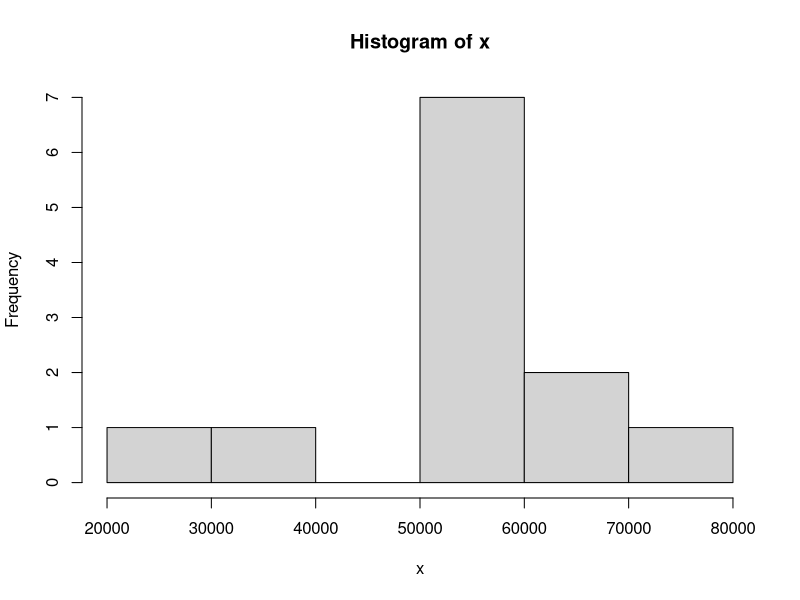
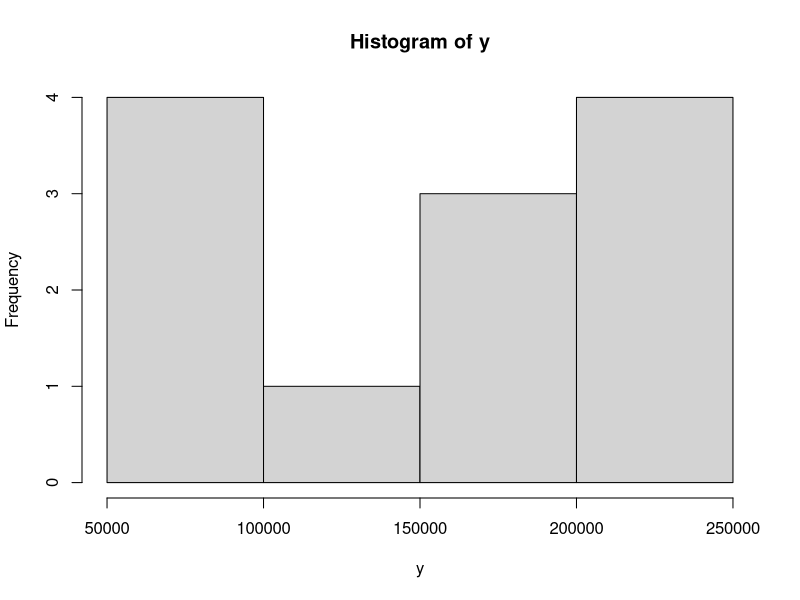
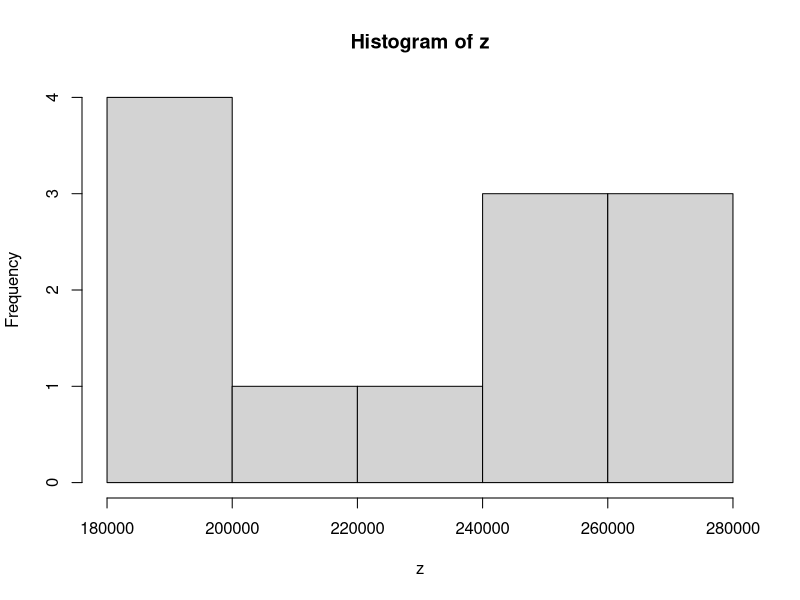
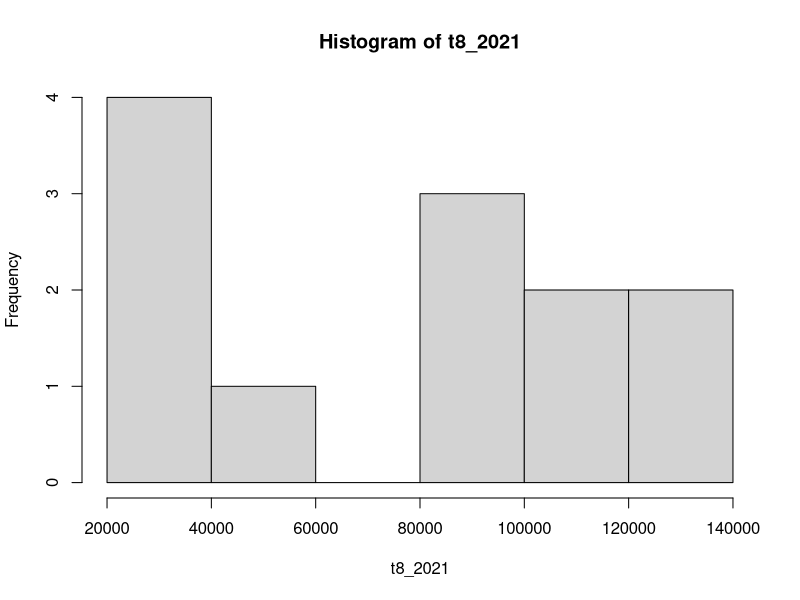
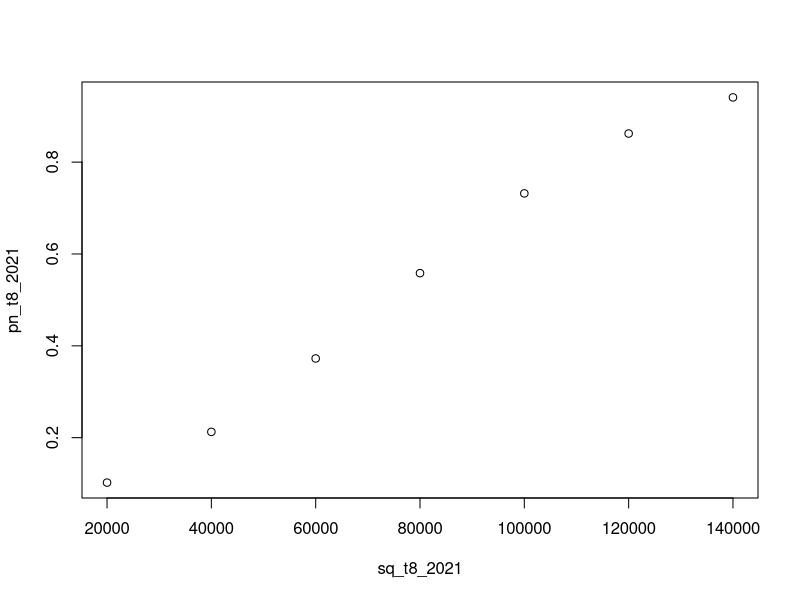
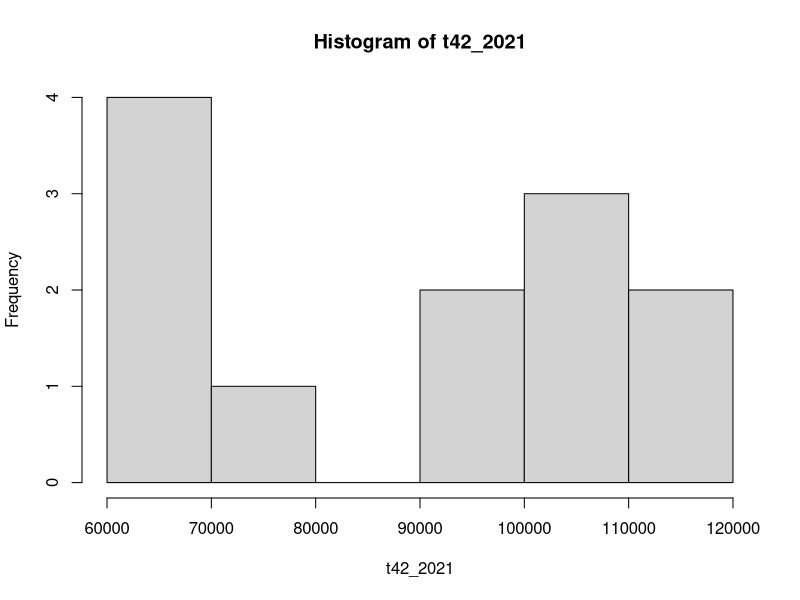
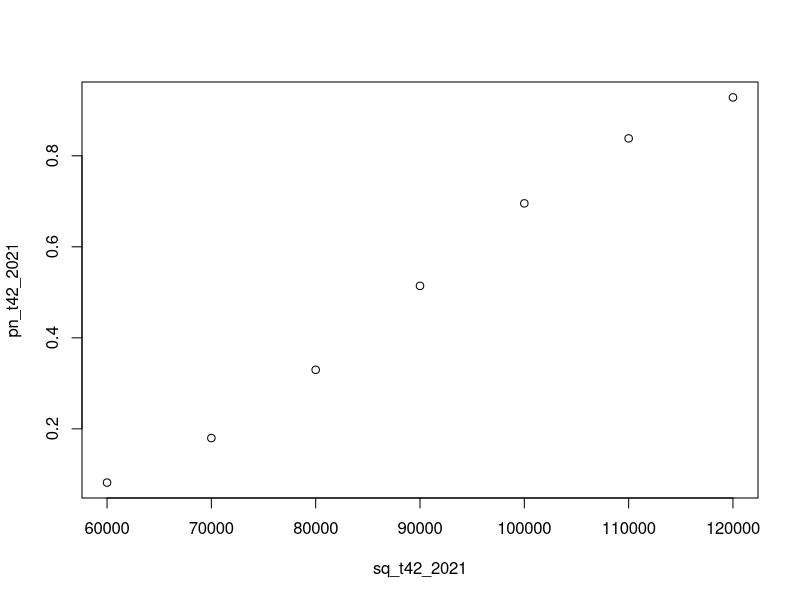
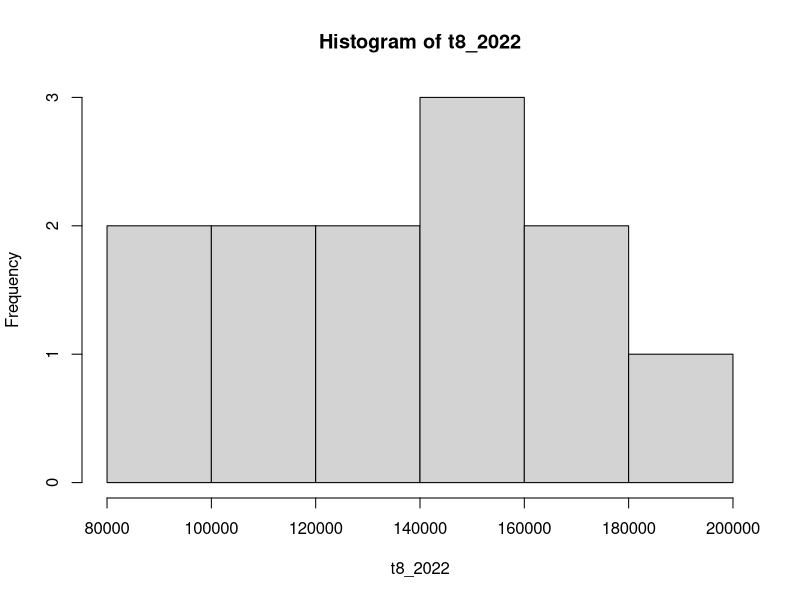

Write R code to recreate these figures, in order. (Note: this script raises an error after producing the figures.)
#Original immigrant data FY 2020
x = c(61159, 57524,56186,52254,54884,51869,29743,39877,50086,53672,65707,73861)

#histogram for FY 2020
hist(x)

#original immigrant data FY 2021
y = c(90585,89072,92746,95276,115559,192025,196190,198459,207823,233919,231243,213622)

#Histogram for FY 2021
hist(y)

#Original immigrant data FY 2022
z = c(187136,198553,205691,186808,190578,250404,262109,274992,247523,238929,251521,272338)

#Histogram for FY 2022
hist(z)

#Title 8 data in FY2021
t8_2021 = c(24787, 25265, 29628, 30495, 40995, 82404, 83292, 84674, 102369, 136898, 134681, 109956)

#Title 8 data in FY2021 histogram
hist(t8_2021)

mean(t8_2021)

sd(t8_2021)

#calculating sequence from histogram
sq_t8_2021 = seq(20000,140000,by=20000)

#calculating probability for FY 2022
dn_t8_2021 = dnorm(sq_t8_2021,mean(t8_2021),sd(t8_2021))

#calculating probability for FY 2022
pn_t8_2021 = pnorm(sq_t8_2021,mean(t8_2021),sd(t8_2021))

plot(sq_t8_2021,pn_t8_2021)

#Title 42 data in FY2021
t42_2021 = c(65798,63807,63118,64781,74564,109621,112898,113785,105454,97021,96562,103666)

#Title 42 data in FY2021 histogram
hist(t42_2021)

mean(t42_2021)

sd(t42_2021)

#calculating sequence from histogram
sq_t42_2021 = seq(60000,120000,by=10000)

#calculating probability for FY 2022
dn_t42_2021 = dnorm(sq_t42_2021,mean(t42_2021),sd(t42_2021))

#calculating probability for FY 2022
pn_t42_2021 = pnorm(sq_t42_2021,mean(t42_2021),sd(t42_2021))

plot(sq_t42_2021,pn_t42_2021)

#Title 8 data in FY2022
t8_2022 = c(91685,107567,122327,105930,96110,136737,159835,166915,150005,157890,172741,194874)

#Title 8 data in FY2022 histogram
hist(t8_2022)

mean(t8_2022)

sd(t8_2022)

#calculating sequence from histogram
sq_t8_2022 = seq(80000,200000,by=20000)

#calculating probability for FY 2022
dn_t8_2022 = dnorm(sq_t8_2022,mean(t8_2022),sd(t8_2022))

#calculating probability for FY 2022
pn_t8_2022 = pnorm(sq_t8_2022,mean(t8_2022),sd(t8_2022))

plot(sq_t8_2022,pn_t8_2022)

#Title 42 data in FY2022
t42_2022 = c(95451,90986,83364,80878,94468,113667,102274,108077,97518,81039,78780,77464)

#Title 42 data in FY2022 histogram
hist(t42_2022)

mean(t42_2022)

sd(t42_2022)

#calculating sequence from histogram
sq_t42_2022 = seq(70000,120000,by=10000)

#calculating probability for FY 2022
dn_t42_2022 = dnorm(sq_t42_2022,mean(t42_2022),sd(t42_2022))

#calculating probability for FY 2022
pn_t42_2022 = pnorm(sq_t42_2022,mean(t42_2022),sd(t42_2022))

plot(sq_t42_2022,pn_t42_2022)

#Data in Southwestern border in FY 2021
sw_fy_2021 = c(71929,72113,73994,78414,101099,173277,178795,180597,189034,213593,209840,192001)

hist(sw_fy_2021)

mean(sw_fy_2021)

sd(sw_fy_2021)

#calculating sequence from histogram
sq_sw_fy_2021 = seq(50000,250000,by=50000)

#calculating probability for FY 2022
dn_sw_fy_2021 = dnorm(sq_sw_fy_2021,mean(sw_fy_2021),sd(sw_fy_2021))

#calculating probability for FY 2022
pn_sw_fy_2021 = pnorm(sq_sw_fy_2021,mean(sw_fy_2021),sd(sw_fy_2021))

plot(sq_sw_fy_2021,pn_sw_fy_2021)

#Data in Southwestern border in FY 2022
sw_fy_2022 = c(164837,174845,179253,154874,166010,222574,235785,241136,207834,200162,204087,227547)

hist(sw_fy_2022)

mean(sw_fy_2022)

sd(sw_fy_2022)

#calculating sequence from histogram
sq_sw_fy_2022 = seq(140000,260000,by=20000)

#calculating probability for FY 2022
dn_sw_fy_2022 = dnorm(sq_sw_fy_2022,mean(sw_fy_2022),sd(sw_fy_2022))

#calculating probability for FY 2022
pn_sw_fy_2022 = pnorm(sq_sw_fy_2022,mean(sw_fy_2022),sd(sw_fy_2022))

plot(sq_sw_fy_2022,pn_sw_fy_2022)

#Data in Southwestern border Title 8 encounters in FY 2021
sw_t8_fy_2021 = c(7035,8883,11652,14110,26834,64028,66205,67205,84106,117341,114433,89328)

hist(sw_t8_fy_2021)

mean(sw_t8_fy_2021)

sd(sw_t8_fy_2021)

#calculating sequence from histogram
sq_sw_t8_fy_2021 = seq(0,120000,by=20000)

#calculating probability for FY 2022
dn_sw_t8_fy_2021 = dnorm(sq_sw_t8_fy_2021,mean(sw_t8_fy_2021),sd(sw_t8_fy_2021))

#calculating probability for FY 2022
pn_sw_t8_fy_2021 = pnorm(sq_sw_t8_fy_2021,mean(sw_t8_fy_2021),sd(sw_t8_fy_2021))

plot(sq_sw_t8_fy_2021,pn_sw_t8_fy_2021)

#Data in Southwestern border Title 42 encounters in FY 2021
sw_t42_fy_2021 = c(64894,63230,62342,64304,74265,109249,112590,113392,104928,96252,95407,102673)

hist(sw_t42_fy_2021)

mean(sw_t42_fy_2021)

sd(sw_t42_fy_2021)

#calculating sequence from histogram
sq_sw_t42_fy_2021 = seq(60000,120000,by=10000)

#calculating probability for FY 2022
dn_sw_t42_fy_2021 = dnorm(sq_sw_t42_fy_2021,mean(sw_t42_fy_2021),sd(sw_t42_fy_2021))

#calculating probability for FY 2022
pn_sw_t42_fy_2021 = pnorm(sq_sw_t42_fy_2021,mean(sw_t42_fy_2021),sd(sw_t42_fy_2021))

plot(sq_sw_t42_fy_2021,pn_sw_t42_fy_2021)

#Data in Southwestern border Title 8 encounters in FY 2022
sw_t8_fy_2022 = c(70314,84658,97100,75159,72857,110493,135211,135362,113154,122456,129378,153295)

hist(sw_t8_fy_2022)

mean(sw_t8_fy_2022)

sd(sw_t8_fy_2022)

#calculating sequence from histogram
sq_sw_t8_fy_2022 = seq(60000,160000,by=20000)

#calculating probability for FY 2022
dn_sw_t8_fy_2022 = dnorm(sq_sw_t8_fy_2022,mean(sw_t8_fy_2022),sd(sw_t8_fy_2022))

#calculating probability for FY 2022
pn_sw_t8_fy_2022 = pnorm(sq_sw_t8_fy_2022,mean(sw_t8_fy_2022),sd(sw_t8_fy_2022))

plot(sq_sw_t8_fy_2022,pn_sw_t8_fy_2022)

#Data in Southwestern border Title 42 encounters in FY 2022
sw_t42_fy_2022 = c(94523,90187,82153,79715,93153,112081,100574,105774,94680,77706,74709,74252)

hist(sw_t42_fy_2022)

mean(sw_t42_fy_2022)

sd(sw_t42_fy_2022)

#calculating sequence from histogram
sq_sw_t42_fy_2022 = seq(70000,120000,by=10000)

#calculating probability for FY 2022
dn_sw_t42_fy_2022 = dnorm(sq_sw_t42_fy_2022,mean(sw_t42_fy_2022),sd(sw_t42_fy_2022))

#calculating probability for FY 2022
pn_sw_t42_fy_2022 = pnorm(sq_sw_t42_fy_2022,mean(sw_t42_fy_2022),sd(sw_t42_fy_2022))

plot(sq_sw_t42_fy_2022,pn_sw_t42_fy_2022)

#Rob Portman's estimate only about half of them even show up for their court cases in fy2021
rp_court_21 = round(sw_fy_2021*0.5, 0)

#Rob Portman's estimate “only 15% of them qualify” for asylum
rp_ashylum_21 = round(sw_fy_2021*0.5, 0)

#Rob Portman's estimate only about half of them even show up for their court cases in fy 2022
rp_court_22 = round(sw_fy_2022*0.5, 0)

#Rob Portman's estimate “only 15% of them qualify” for asylum
rp_ashylum_22 = round(sw_fy_2022*0.5, 0)

#Doing T-test for fiscal year 2021 data
t.test(t8_2021,t42_2021,alternative="greater", paired=TRUE, conf.level=0.95)

df = data.frame( 
  group = rep(c("Titie 8", "Title 42"), each = 12),
  fy_2021_data = c(t8_2021,  t42_2021)
)

library(dplyr)
group_by(df, group) %>%
  summarise(
    count = n(),
    mean = mean(fy_2021_data, na.rm = TRUE),
    sd = sd(fy_2021_data, na.rm = TRUE)
  )

library(ggpubr)
ggboxplot(df, x = "group", y = "fy_2021_data", 
          color = "group", palette = c("#00AFBB", "#E7B800"),
          ylab = "fiscal year 2021 immigrants", xlab = "Groups")


#calculating mean for fy 2020
mean(x)

#calculating mean for fy 2021
mean(y)

#calculating mean for fy 2022
mean(z)

#Calculating Standard derivation for FY 2020
sd(x)

#Calculating Standard derivation for FY 2021
sd(y)

#Calculating Standard derivation for FY 2022
sd(z)

#calculating sequence for FY 2020
sq1 = seq(20000,80000,by=10000)

#calculating probability for FY 2020
dn1 = dnorm(sq1,mean(x),sd(x))

#calculating probability for FY 2020
pn1 = pnorm(sq1,mean(x),sd(x))

plot(sq1,pn1)

#calculating sequence for FY 2021
sq2 = seq(50000,250000,by=50000)

#calculating probability for FY 2021
dn2 = dnorm(sq2,mean(y),sd(y))

#calculating probability for FY 2021
pn2 = pnorm(sq2,mean(y),sd(y))

plot(sq2,pn2)

#calculating sequence for FY 2021
sq3 = seq(180000,280000,by=20000)

#calculating probability for FY 2021
dn3 = dnorm(sq3,mean(y),sd(y))

#calculating probability for FY 2021
pn3 = pnorm(sq3,mean(y),sd(y))

plot(sq3,pn3)

#People who received degree in FY 2020
#round it into integer
age_over_25_fy20 = round(x*0.81, 0)

#People who received degree in FY 2021
#round it into integer
age_over_25_fy21 = round(y*0.81, 0)

#People who received degree in FY 2021
#round it into integer
age_over_25_fy22 = round(z*0.81, 0)

#Age of labor data FY 20
#round it into integer
age_over_16_fy20 = round(x*0.95, 0)

#Age of labor data FY 20
#round it into integer
age_over_16_fy21 = round(y*0.95, 0)

#Age of labor data FY 20
#round it into integer
age_over_16_fy22 = round(z*0.95, 0)

#Age of who is at the stage of attending school
edu = round(x*0.19, 0)

#People who is female
female = x*0.46

#Illegal immigrant data who received Bachelor’s degree or higher based on 2019 data
he_19 = round(age_over_25_fy20*0.36, 0)

#Histogram based on 2019 data
hist(he_19)

#Mean value based on 2019 data
mean(he_19)

#Calculating Standard derivation based on 2019 data
sd(he_19)

#calculating sequence for FY 2020
sq19 = seq(8000,22000,by=2000)

#calculating probability for FY 2020
dn19 = dnorm(sq19,mean(he_19),sd(he_19))

#calculating probability for FY 2020
pn19 = pnorm(sq19,mean(he_19),sd(he_19))

plot(sq19,pn19)

#Illegal immigrant data who received Bachelor’s degree or higher based on 2020 data
he_20 = round(age_over_25_fy21*0.375,0)

#Histogram based on 2020 data
hist(he_20)

#Mean value based on 2020 data
mean(he_20)

#Calculating Standard derivation based on 2019 data
sd(he_20)

#calculating sequence for FY 2020
sq20 = seq(20000,80000,by=10000)

#calculating probability for FY 2020
dn20 = dnorm(sq20,mean(he_20),sd(he_20))

#calculating probability for FY 2020
pn20 = pnorm(sq20,mean(he_20),sd(he_20))

plot(sq20,pn20)

#Illegal immigrant data who received Bachelor’s degree or higher based on 2021 data
he_21 = round(age_over_25_fy22*0.379,0)

#Histogram based on 2021 data
hist(he_21)

#Mean value based on 2021 data
mean(he_21)

#Calculating Standard derivation based on 2019 data
sd(he_21)

#calculating sequence for FY 2020
sq21 = seq(55000,85000,by=5000)

#calculating probability for FY 2022
dn21 = dnorm(sq21,mean(he_21),sd(he_21))

#calculating probability for FY 2022
pn21 = pnorm(sq21,mean(he_21),sd(he_21))

plot(sq21,pn21)


#Illegal immigrant data of Below 50% of the poverty level
p1 = x*0.12

hist(p1)

mean(p1)

sd(p1)

#calculating sequence for FY 2020
sq_p1 = seq(3000,9000,by=1000)

#calculating probability for FY 2022
dn_p1 = dnorm(sq_p1,mean(p1),sd(p1))

#calculating probability for FY 2022
pn_p1 = pnorm(sq_p1,mean(p1),sd(p1))

plot(sq_p1,pn_p1)

#Illegal immigrant data of 50-99% of the poverty level
p2 = x*0.14

hist(p2)

mean(p2)

sd(p2)

#calculating sequence for FY 2020
sq_p2 = seq(4000,11000,by=1000)

#calculating probability for FY 2022
dn_p2 = dnorm(sq_p2,mean(p2),sd(p2))

#calculating probability for FY 2022
pn_p2 = pnorm(sq_p2,mean(p2),sd(p2))

plot(sq_p2,pn_p2)

#Illegal immigrant data of 100-149% of the poverty level
p3 = x*0.17

hist(p3)

mean(p3)

sd(p3)

#calculating sequence for FY 2020
sq_p3 = seq(4000,14000,by=2000)

#calculating probability for FY 2022
dn_p3 = dnorm(sq_p3,mean(p3),sd(p3))

#calculating probability for FY 2022
pn_p3 = pnorm(sq_p3,mean(p3),sd(p3))

plot(sq_p3,pn_p3)

#Illegal immigrant data of 150-199% of the poverty level
p4 = x*0.14

hist(p4)

mean(p4)

sd(p4)

#calculating sequence for FY 2020
sq_p4 = seq(4000,11000,by=1000)

#calculating probability for FY 2022
dn_p4 = dnorm(sq_p4,mean(p4),sd(p4))

#calculating probability for FY 2022
pn_p4 = pnorm(sq_p4,mean(p4),sd(p4))

plot(sq_p4,pn_p4)

#Illegal immigrant data of at or above 200% of the poverty level
p5 = x*0.43

hist(p5)

mean(p5)

sd(p5)

#calculating sequence for FY 2020
sq_p5 = seq(10000,35000,by=5000)

#calculating probability for FY 2022
dn_p5 = dnorm(sq_p5,mean(p5),sd(p5))

#calculating probability for FY 2022
pn_p5 = pnorm(sq_p5,mean(p5),sd(p5))

plot(sq_p5,pn_p5)

#Illegal immigrant data of employed
e1 = round(age_over_16_fy20*0.65, 0)

#Illegal immigrant data of unemployed
e2 = round(age_over_16_fy20*0.05, 0)
#round it into integer

#Illegal immigrant data of Not in the labor force
e3 = round(age_over_16_fy20*0.30, 0)
#round it into integer

#Illegal immigrant data of Construction
c1 = round(age_over_16_fy20*0.65*0.21, 0)

#Illegal immigrant data of Accommodation and food services, arts, entertainment, and recreation
c2 = round(age_over_16_fy20*0.65*0.16, 0)

#Illegal immigrant data of Professional, scientific, management, administrative, and waste management services
c3 = round(age_over_16_fy20*0.65*0.14, 0)

#Illegal immigrant data of Manufacturing 
c4 = round(age_over_16_fy20*0.65*0.10, 0)

#Illegal immigrant data of Retail trade
c5 = round(age_over_16_fy20*0.65*0.08, 0)

#general estimate for fiscal year 2020
df = data.frame(i = c(1,2,3,4,5,6,7,8,9,10,11,12),x)
t.test(x, mu = 54000, alternative = "two.sided")
library(ggpubr)
ggboxplot(df$x, ylab = "val", xlab = FALSE, ggtheme = theme_minimal())
shapiro.test(df$x)
ggqqplot(df$x, ylab="val",ggtheme = theme_minimal())

#general estimate for fiscal year 2021
df = data.frame(i = c(1,2,3,4,5,6,7,8,9,10,11,12),y)
t.test(y, mu = 160000, alternative = "two.sided")
library(ggpubr)
ggboxplot(df$y, ylab = "val", xlab = FALSE, ggtheme = theme_minimal())
shapiro.test(df$y)
ggqqplot(df$y, ylab="val",ggtheme = theme_minimal())

#general estimate for fiscal year 2022
df = data.frame(i = c(1,2,3,4,5,6,7,8,9,10,11,12),z)
t.test(z, mu = 230000, alternative = "two.sided")
library(ggpubr)
ggboxplot(df$z, ylab = "val", xlab = FALSE, ggtheme = theme_minimal())
shapiro.test(df$z)
ggqqplot(df$z, ylab="val",ggtheme = theme_minimal())

#higher education estimate
df1 = data.frame(i = c(1,2,3,4,5,6,7,8,9,10,11,12), higher_education)
t.test(higher_education, mu = 0, alternative = "two.sided")
ggboxplot(df1$higher_education, ylab = "val", xlab = FALSE, ggtheme = theme_minimal())
shapiro.test(df1$higher_education)
ggqqplot(df1$higher_education, ylab="val",ggtheme = theme_minimal())

#higher education estimate for fiscal year 2020
df2 = data.frame(i = c(1,2,3,4,5,6,7,8,9,10,11,12), he_19)
t.test(he_19, mu = 18000, alternative = "less")
ggboxplot(df2$he_19, ylab = "val", xlab = FALSE, ggtheme = theme_minimal())
shapiro.test(df2$he_19)
ggqqplot(df2$he_19, ylab="val",ggtheme = theme_minimal())

#higher education estimate for fiscal year 2021
df3 = data.frame(i = c(1,2,3,4,5,6,7,8,9,10,11,12), he_20)
t.test(he_20, mu = 30000, alternative = "less")
ggboxplot(df3$he_20, ylab = "val", xlab = FALSE, ggtheme = theme_minimal())
shapiro.test(df3$he_20)
ggqqplot(df3$he_20, ylab="val",ggtheme = theme_minimal())

#higher education estimate for fiscal year 2022
df4 = data.frame(i = c(1,2,3,4,5,6,7,8,9,10,11,12), he_21)
t.test(he_21, mu = 60000, alternative = "less")
ggboxplot(df4$he_21, ylab = "val", xlab = FALSE, ggtheme = theme_minimal())
shapiro.test(df4$he_21)
ggqqplot(df4$he_21, ylab="val",ggtheme = theme_minimal())

#poverty level estimate <50%
df5 = data.frame(i = c(1,2,3,4,5,6,7,8,9,10,11,12), p1)
t.test(p1, mu = 5100, alternative = "two.sided")
ggboxplot(df5$p1, ylab = "val", xlab = FALSE, ggtheme = theme_minimal())
shapiro.test(df5$p1)
ggqqplot(df5$p1, ylab="val",ggtheme = theme_minimal())

#poverty level estimate 50%<level<99%
df6 = data.frame(i = c(1,2,3,4,5,6,7,8,9,10,11,12), p2)
t.test(p2, mu = 5900, alternative = "two.sided")
ggboxplot(df6$p2, ylab = "val", xlab = FALSE, ggtheme = theme_minimal())
shapiro.test(df6$p2)
ggqqplot(df6$p2, ylab="val",ggtheme = theme_minimal())

#poverty level estimate 100%<level<149%
df7 = data.frame(i = c(1,2,3,4,5,6,7,8,9,10,11,12), p3)
t.test(p3, mu = 7200, alternative = "two.sided")
ggboxplot(df7$p3, ylab = "val", xlab = FALSE, ggtheme = theme_minimal())
shapiro.test(df7$p3)
ggqqplot(df7$p3, ylab="val",ggtheme = theme_minimal())

#poverty level estimate 150%<level<199%
df8 = data.frame(i = c(1,2,3,4,5,6,7,8,9,10,11,12), p4)
t.test(p4, mu = 5900, alternative = "two.sided")
ggboxplot(df8$p4, ylab = "val", xlab = FALSE, ggtheme = theme_minimal())
shapiro.test(df8$p4)
ggqqplot(df8$p4, ylab="val",ggtheme = theme_minimal())

#poverty level estimate >200%
df9 = data.frame(i = c(1,2,3,4,5,6,7,8,9,10,11,12), p5)
t.test(p5, mu = 18200, alternative = "two.sided")
ggboxplot(df9$p5, ylab = "val", xlab = FALSE, ggtheme = theme_minimal())
shapiro.test(df9$p5)
ggqqplot(df9$p5, ylab="val",ggtheme = theme_minimal())

#Title 8 2021 T-test
df10 = data.frame(i = c(1,2,3,4,5,6,7,8,9,10,11,12), t8_2021)
t.test(t8_2021, mu = 87000, alternative = "less")
ggboxplot(df10$t8_2021, ylab = "val", xlab = FALSE, ggtheme = theme_minimal())
shapiro.test(df10$t8_2021)
ggqqplot(df10$t8_2021, ylab="val",ggtheme = theme_minimal())

#Title 42 2021 T-test
df11 = data.frame(i = c(1,2,3,4,5,6,7,8,9,10,11,12), t42_2021)
t.test(t42_2021, mu = 95700, alternative = "less")
ggboxplot(df11$t42_2021, ylab = "val", xlab = FALSE, ggtheme = theme_minimal())
shapiro.test(df11$t42_2021)
ggqqplot(df11$t42_2021, ylab="val",ggtheme = theme_minimal())

#Title 8 2022 T-test
df12 = data.frame(i = c(1,2,3,4,5,6,7,8,9,10,11,12), t8_2022)
t.test(t8_2022, mu = 149000, alternative = "less")
ggboxplot(df12$t8_2022, ylab = "val", xlab = FALSE, ggtheme = theme_minimal())
shapiro.test(df12$t8_2022)
ggqqplot(df12$t8_2022, ylab="val",ggtheme = theme_minimal())

#Title 42 2022 T-test
df13 = data.frame(i = c(1,2,3,4,5,6,7,8,9,10,11,12), t42_2022)
t.test(t42_2022, mu = 95700, alternative = "less")
ggboxplot(df13$t42_2022, ylab = "val", xlab = FALSE, ggtheme = theme_minimal())
shapiro.test(df13$t42_2022)
ggqqplot(df13$t42_2022, ylab="val",ggtheme = theme_minimal())

#age over 16 employment information
immigrant_data_for_employed = data.frame(age_over_16_fy20, e1, e2, e3)

#data for poverty level in 2020
pl_2020 = data.frame(p1,p2,p3,p4,p5)

#linear regression for labor over 16
fit1 = lm(formula = age_over_16_fy20 ~ e1 + e2 + e3, data = immigrant_data_for_employed)
plot(formula = age_over_16_fy20 ~ e1 + e2 + e3, data = immigrant_data_for_employed)
summary(fit1)

#linear regression for immigrants in 2020
fit2 = lm(formula = x ~ p1 + p2 + p3 + p4 + p5)
#plot(formula = x ~ p1 + p2 + p3 + p4 + p5, data = pl_2020)
summary(fit2)

fit3 = lm(formula = y ~ sw_t8_fy_2021+sw_t8_fy_2022)
summary(fit3)

fit4 = lm(formula = z ~ sw_t42_fy_2021+sw_t42_fy_2022)
summary(fit4)

fit5 = lm(formula = age_over_25 ~ he_19 + he_20 + he_21)
summary(fit5)

fit6 = lm(formula = age_over_25 ~ age_over_25_fy20 + age_over_25_fy21 + age_over_25_fy22)
summary(fit6)

library(car)
avPlots(fit1)

library(car)
avPlots(fit2)

#You need to first conceptualize what can be predictive of the number of immigrants crossing the border each month, 
#then find data and add those data to your data set, before running regression.

#Create indicate variable Season, 
#Political Issue
#Humanity
#The data that might leaked

#Data Resources:
#https://www.cbp.gov/newsroom/stats/nationwide-encounters
#https://www.factcheck.org/2021/04/factchecking-claims-about-asylum-grants-and-immigration-court-attendance/
#https://cis.org/Immigration-Statistics-Data-Portal?gclid=Cj0KCQiAkMGcBhCSARIsAIW6d0DyWKWH5wIKb-Pxlft41REJ1WqMSdI9RlgEt_f2k84EIlkC1t3nZuAaAk8DEALw_wcB
#https://www.migrationpolicy.org/data/unauthorized-immigrant-population/state/US
#http://data.cmsny.org/
#https://nces.ed.gov/programs/digest/d21/tables/dt21_104.10.asp